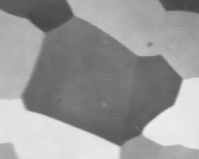
%> input picture 2D_example_Image_segmentation/tile.tif, 199 x 159 px
$ octave reglage_energie_externe.m   (GNU Octave 9; MATLAB toolbox functions it lacks are replaced by stand-ins)
%> lines starting %> are read from the running program, lines starting %| are printed output that depends on the picture
%la réussite de la segmentation dépend des coefficients de l'énergie
%externe, dont l'influence peut être observer avec ce script

clear variables
close all

emplacement_image = "tile.tif";

sigma = 5;
weline = 0.05;%contribution de l'intensite
weedge = 1;%contribution des bords
weterm = 0;%contribution des terminaisons

image = imread(emplacement_image);
%> image is the input picture: size 159x199 uint8; min 68, max 236, mean 153.1
[H,L] = size(image);%dimensions de l'image : Hauteur et Largeur
%> H = 159; L = 199

%affichage de l'image initiale
figure(1)
colormap gray;
imagesc(image);

image_lissee = double(imgaussfilt(image,sigma));
figure(2)
colormap gray;
imagesc(image_lissee);
title("Image filtrée")

%Computing external forces

eline = image_lissee; %eline is simply the image intensities

[grady,gradx] = gradient(image_lissee);
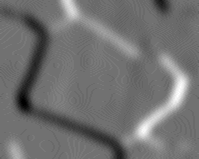
%> grady: size 159x199 double; min -8, max 10, mean -0.00728; drawn with min black and max white
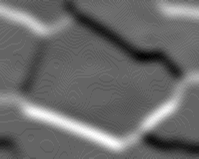
%> gradx: size 159x199 double; min -6.5, max 10, mean 0.446; drawn with min black and max white

eedge = -1 * sqrt ((gradx .* gradx + grady .* grady)); %eedge is measured by gradient in the image

%masks for taking various derivatives
m1 = [-1 1];
m2 = [-1;1];
m3 = [1 -2 1];
m4 = [1;-2;1];
m5 = [1 -1;-1 1];

cx = conv2(image_lissee,m1,'same');
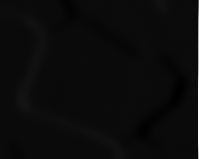
%> cx: size 159x199 double; min -10, max 228, mean 0.9; drawn with min black and max white
cy = conv2(image_lissee,m2,'same');
cxx = conv2(image_lissee,m3,'same');
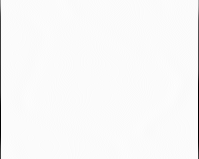
%> cxx: size 159x199 double; min -228, max 3, mean -1.85; drawn with min black and max white
cyy = conv2(image_lissee,m4,'same');
cxy = conv2(image_lissee,m5,'same');

eterm = NaN(H,L);%preallocation
for i = 1:H
    for j= 1:L
        % eterm as deined in Kass et al Snakes paper
        eterm(i,j) = (cyy(i,j)*cx(i,j)*cx(i,j) -2 *cxy(i,j)*cx(i,j)*cy(i,j) + cxx(i,j)*cy(i,j)*cy(i,j))/((1+cx(i,j)*cx(i,j) + cy(i,j)*cy(i,j))^1.5);
    end
end

figure(3)
imagesc(eterm);
title("eterm");

figure(4)
imagesc(abs(eedge));
title("abs(eedge)");
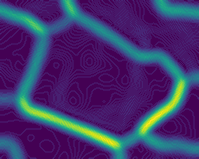
%> displayed picture: size 159x199x3, on the screen's scale of 0 to 255; mean R, G, B 66.9, 52, 108.6

eext = (weline*eline + weedge*eedge -weterm * eterm); %eext as a weighted sum of eline, eedge and eterm
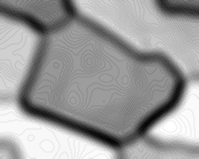
%> eext: size 159x199 double; min -3.59, max 11.65, mean 5.71; drawn with min black and max white

figure(5)
colormap turbo;
imagesc(eext);
colorbar
title("Energie externe à minimiser")

figure(6)
surf(eext,'EdgeColor','interp','FaceColor','interp');
colormap turbo;
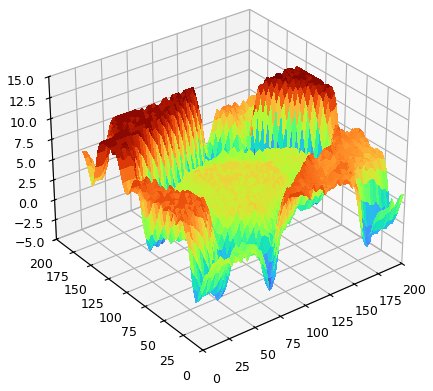
%> figure redrawn from the program's plot data
